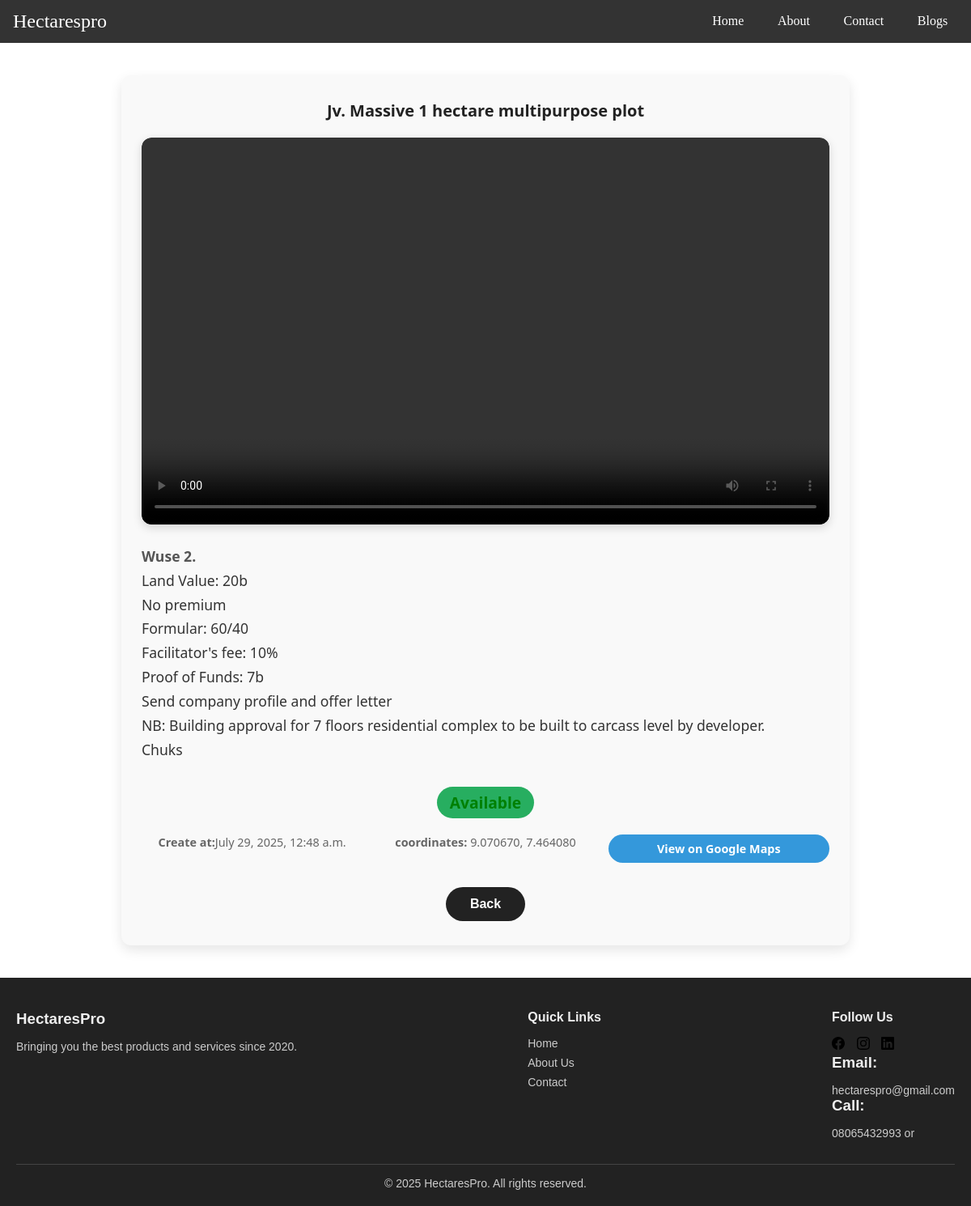
Page /blog//5/ on the committed database.
### mainapp/models.py (models this page shows, shortened)
class Blog(models.Model):
    title = models.CharField(max_length=200)
    image = models.ImageField(upload_to='blog_images/', blank=True, null=True)
    video = models.FileField(upload_to='blog-video',blank=True, null=True)
    content = models.TextField()
    markas_soled = models.BooleanField(default=False)
    markas_available=models.BooleanField(default=True)
    update_at = models.DateTimeField(auto_now=True)
    created_at = models.DateTimeField(default=timezone.now)
    location_name = models.CharField(max_length=100, blank=True, null=True)
    latitude = models.DecimalField(max_digits=9, decimal_places=6, blank=True, null=True)
    longitude = models.DecimalField(max_digits=9, decimal_places=6, blank=True, null=True)
    def get_map_url(self):
        if self.latitude and self.longitude:
            return f"https://www.google.com/maps/search/?api=1&query={self.latitude},{self.longitude}"
        return None
    def has_location(self):
        return self.latitude is not None and self.longitude is not None

### mainapp/views.py (the view)
# urls.py: path('blog//<int:pk>/', views.blog_view, name='blog'),
def blog_view(request, pk):
    blog = get_object_or_404(Blog, pk=pk)
    context = {
        'blog': blog,
        'map_url': blog.get_map_url() if blog.has_location() else None,
    }
    return render(request, 'mainapp/blog.html', {'blog': blog})

### mainapp/templates/mainapp/blog.html (shortened to what this page needs)
{% extends 'mainapp/base.html' %}
{% load static %}
{% block content %}
<section class="blog_post">
  <h1 style="font-size: 20px;">{{ blog.title }}</h1>
  {% if blog.video %}
  <div class="video-container">
   <source src="{{ blog.video.url }}" type="video/mp4">
    <video controls class="blog-video">
      <source src="{{ blog.video.url }}" type="video/mp4">
    </video>
  </div>
  {% endif %}
  <div class="content">
    <p><strong>{{ blog.location_name }}</strong></p>
    <p>{{ blog.content|linebreaks}}</p>
  </div>
  <div class="status">
    {% if blog.markas_soled %}
  <span style="color:red;">Soled</span>
  {% elif blog.markas_available %}
  <span style="color:green;">Available</span>
  {% else %}
  <span>Not Available</span>
  {% endif %}
  </div>
  <div class="timestamps">
    <p><strong>Create at:</strong>{{blog.created_at}}</p>
    <p><strong>coordinates:</strong> {{ blog.latitude }}, {{blog.longitude}} </p>
    <a href="{{ blog.get_map_url }}" target="_blank" class="map-link">View on Google Maps</a>
  </div>
   <button type="submit"><a href="{% url 'blog-list'%}">Back</a></button>
  </section>
  <footer class="footer">
  <div class="footer-container">
    <div class="footer-about">
      <h3> HectaresPro</h3>
      <p>Bringing you the best products and services since 2020.</p>
    </div>
    <div class="footer-links">
      <h4>Quick Links</h4>
      <ul>
        <li><a href="{%url 'home'%}">Home</a></li>
        <li><a href="{%url 'about'%}">About Us</a></li>
        <li><a href="{%url 'contact'%}">Contact</a></li>
      </ul>
    </div>
    <div class="footer-social">
      <h4>Follow Us</h4>
      <div class="social-icons">
        <a href="#"><img src="{%static 'mainapp/img/facebook.svg'%}" alt=""></a>
        <a href="#"><img src="{%static 'mainapp/img/instagram.svg'%}" alt=""></a>
        <a href="#"><img src="{%static 'mainapp/img/linkedin.svg'%}" alt=""></i></a>
      </div>
      <div class="company_info">
        <h3>Email:</h3><p>hectarespro@gmail.com</p>
        <h3>Call:</h3><p>08065432993 or </p>
      </div>
    </div>
  </div>
  <div class="footer-bottom">
    <p>&copy; 2025 HectaresPro. All rights reserved.</p>
  </div>
</footer>
{% endblock %}

### mainapp/static/mainapp/css/style.css (style rules this page uses)
* { margin: 0; padding: 0; box-sizing: border-box; }
.content { position: relative; }
button { margin-top: 20px; opacity: 0; transform: translateY(50px); animation: slideFromBottom 1s ease-out forwards; animation-delay: 0.3s; }
button a { text-decoration: none; color: inherit; }
h1 { text-align: center; font-size: 2.5rem; margin-bottom: 40px; }
.blog-video { width: 100%; height: 20rem; border-radius: 10px; margin-bottom: 15px; }
.blog_post { max-width: 900px; margin: 40px auto; background-color: #f9f9f9; padding: 30px 25px; border-radius: 12px; box-shadow: 0 6px 15px rgba(0,0,0,0.1); font-family: 'Segoe UI', Tahoma, Geneva, Verdana, sans-serif; color: #333; }
.blog_post h1 { font-size: 2.8rem; margin-bottom: 20px; color: #222; text-align: center; font-weight: 700; }
.video-container { position: relative; padding-bottom: 56.25%; height: 0; overflow: hidden; border-radius: 12px; margin-bottom: 25px; box-shadow: 0 4px 12px rgba(0,0,0,0.15); }
.video-container video { position: absolute; top: 0; left: 0; width: 100%; height: 100%; border-radius: 12px; }
.content { font-size: 1.1rem; line-height: 1.7; margin-bottom: 30px; }
.content p strong { color: #555; font-weight: 600; }
.status { font-size: 1.2rem; margin-bottom: 20px; text-align: center; font-weight: 600; }
.status span { padding: 6px 16px; border-radius: 25px; color: #fff; display: inline-block; min-width: 120px; text-align: center; }
.status span[style*="green"] { background-color: #27ae60; }
.timestamps { font-size: 0.9rem; color: #666; margin-bottom: 30px; display: flex; flex-wrap: wrap; gap: 15px; justify-content: center; text-align: center; }
.timestamps p { margin: 0; flex: 1 1 200px; }
.map-link { display: inline-block; background-color: #3498db; color: white; padding: 8px 16px; border-radius: 25px; text-decoration: none; font-weight: 600; transition: background-color 0.2s ease; flex: 1 1 200px; }
.blog_post button { display: block; margin: 0 auto; padding: 12px 30px; background-color: #222; border: none; border-radius: 30px; cursor: pointer; transition: background-color 0.3s ease; }
.blog_post button a { color: white; font-weight: 700; text-decoration: none; font-size: 1rem; }
.footer { background-color: #222; color: #eee; padding: 40px 20px 20px; font-family: Arial, sans-serif; }
.footer-container { display: flex; flex-wrap: wrap; justify-content: space-between; gap: 20px; max-width: 1200px; margin: 0 auto; }
.footer h3, .footer h4 { margin-bottom: 15px; }
.footer p, .footer ul, .footer a { font-size: 14px; color: #ccc; }
.footer a { text-decoration: none; }
.footer-links ul { list-style: none; padding: 0; }
.footer-links li { margin-bottom: 8px; }
.footer-social .social-icons a { margin-right: 10px; color: #ccc; font-size: 18px; transition: color 0.3s; }
.footer-bottom { text-align: center; margin-top: 30px; border-top: 1px solid #444; padding-top: 15px; font-size: 13px; }

### rows in the picture
Blog: title "Jv. Massive 1 hectare multipurpose plot", location_name "Wuse 2.", content "Land Value: 20b No premium Formular: 60/40 Facilitator's fee: 10% Proof of Funds: 7b Send company profile and offer letter NB: Building approval for 7 floors residential complex to be built to carcass level by developer. Chuks", created_at "July 29, 2025, 12:48 a.m.", latitude "9.070670", longitude "7.464080"
